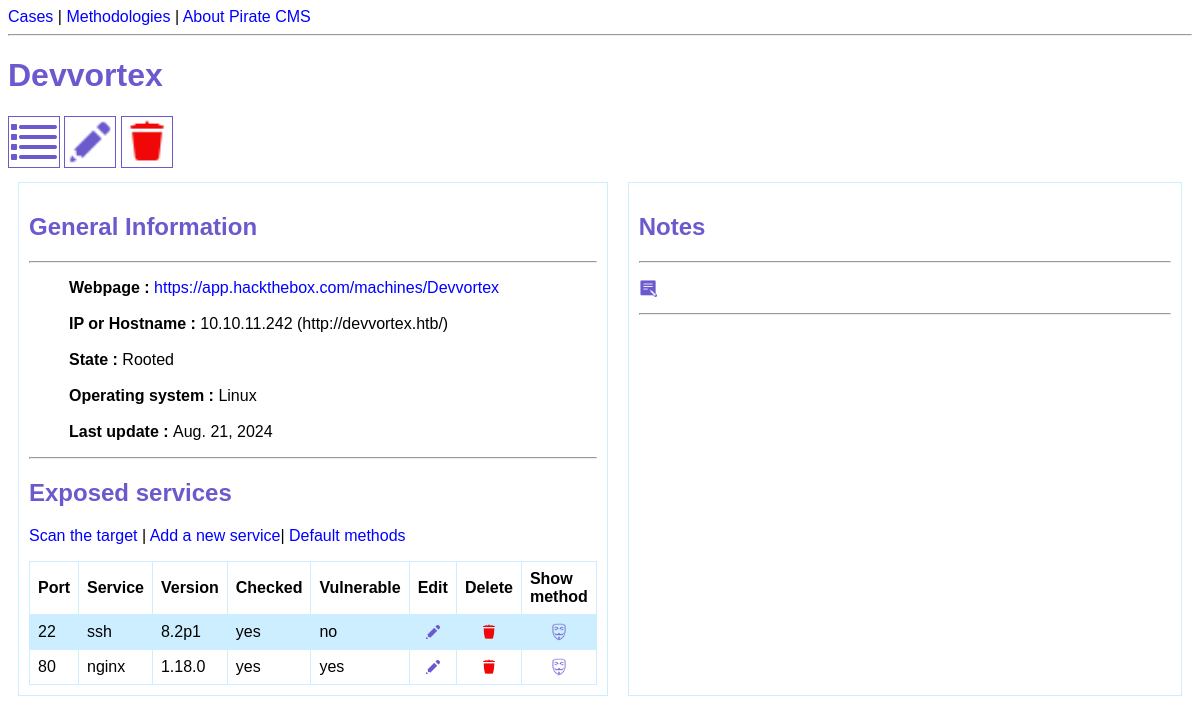
The page /cases/13/ on the database as committed earlier.
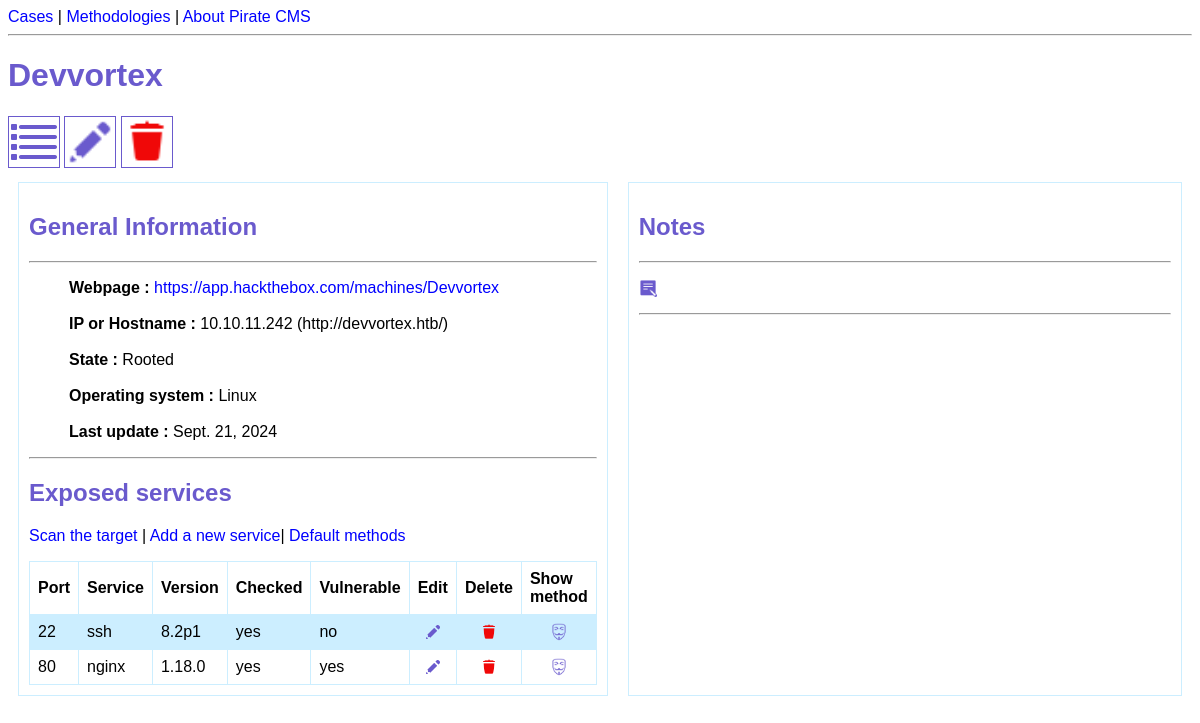
The same page on the database as committed later.
### cms/models.py (models this page shows, shortened)
class Case(models.Model):
    class State(models.TextChoices):
        ENUMERATION = 'Enumeration'
        FOOTHOLD = 'Foothold'
        PRIVESC = 'Privilege escalation'
        ROOTED = 'Rooted'
    class OperatingSystem(models.TextChoices):
        UNKNOWN = 'Unknown'
        LINUX = 'Linux'
        WINDOWS = 'Windows'
    class TypeTarget(models.TextChoices):
        CAPTURE_THE_FLAG = 'Capture the flag'
        BUG_BOUNTY = 'Bug bounty'
        IN_THE_WILD = 'In the wild'
        NOT_DEFINED = 'Not defined'
    name = models.fields.CharField(max_length=250, null=True)
    webpage = models.fields.URLField(null=True, blank=True)
    address = models.fields.CharField(max_length=250, null=True)
    description = models.fields.CharField(max_length=1000, null=True, blank=True)
    state = models.fields.CharField(choices=State.choices, max_length=20, default="Enumeration")
    OS = models.fields.CharField(choices=OperatingSystem.choices, max_length=10, default="Unknown")
    last_update = models.fields.DateField(null=True, default=date.today())
    type_of_target = models.fields.CharField(choices=TypeTarget.choices, max_length=20, default='Not defined')

### cms/views.py (the view)
# urls.py: path('cases/<int:id>/', views.case_detail, name='case-detail'),
def case_detail(request, id):
    case = Case.objects.get(id=id)
    services = Service.objects.filter(linked_case=case.id)
    notes = Note.objects.filter(linked_case=case.id)
    notes = notes.order_by('-id').values()
    if case.OS == 'Unknown':
        privesc = None
    else:
        privesc = Privesc.objects.get(os=case.OS)
    return render(request, 'cms/case_detail.html', {'case': case, 'services': services, 'notes': notes, 'privesc': privesc})

### cms/templates/cms/case_detail.html (shortened to what this page needs)
{% extends 'cms/base.html' %}
{% load static %}
{% block content %}
<h1>{{ case.name }}</h1>
<a href="{% url 'cases-list' %}">
    <img src="{% static 'cms/list_icon.png' %}" class="big_icons" title="Back to cases list">
</a>
<a href="{% url 'case-update' case.id %}">
    <img  src="{% static 'cms/edit_icon.png' %}" class="big_icons" title="Edit the case" width="50" height="50">
</a>
<a href="{% url 'case-delete' case.id %}">
    <img  src="{% static 'cms/delete_icon.png' %}" class="big_icons" title="Delete the case" width="50" height="50">
</a>
<div class="flex-container">
    <div style="flex-basis: 40%;">
        <h2>General Information</h2>
        <hr>
        <ul>
            <li><strong>Webpage : </strong><a href={{ case.webpage }} target="_blank">{{ case.webpage }}</a></li><br>
            <li><strong>IP or Hostname : </strong>{{ case.address }}</li><br>
            {% if case.state == 'Privilege escalation' %}
                <li><strong>State : </strong><a href="{% url 'privesc' privesc.id %}" target="_blank">{{ case.state }}</a></li><br>
            {% else %}
                <li><strong>State : </strong>{{ case.state }}</li><br>
            {% endif %}
            <li><strong>Operating system : </strong>{{ case.OS }}</li><br>
            <li><strong>Last update : </strong>{{ case.last_update }}</li>
        </ul>
        <hr>
        <h2>Exposed services</h2>
        <p><a href="">Scan the target </a>|<a href="{% url 'add-service' case.id %}"> Add a new service</a>|<a href="{% url 'default-method' %}" target="_blank"> Default methods</a></p>
        <table>
            <tr>
                <th>Port</th>
                <th>Service</th>
                <th>Version</th>
                <th>Checked</th>
                <th>Vulnerable</th>
                <th>Edit</th>
                <th>Delete</th>
                <th>Show method</th>
            </tr>
            {% for service in services %}
            <tr>
                <td>{{ service.port }}</td>
                <td>{{ service.name }}</td>
                <td>{{ service.version }}</td>
                <td>{{ service.checked|yesno }}</td>
                <td>{{ service.vulnerable|yesno }}</td>
                <td style="text-align: center;">
                    <a href="{% url 'update-service' service.id %}">
                        <img src="{% static 'cms/edit_icon.png' %}" width="18" height="18" title="Edit">
                    </a>
                </td>
                <td style="text-align: center;">
                    <a href="{% url 'delete-service' service.id %}">
                        <img src="{% static 'cms/delete_icon.png' %}" width="18" height="18" title="Delete">
                    </a>
                </td>
                <td style="text-align: center;">
                    <a href="{% url 'methodology-detail' service.linked_methodology.id %}" target="_blank">
                        <img src="{% static 'cms/method_icon.png' %}" width="18" height="18" title="Show">
                    </a>
                </td>
            </tr>
            {% endfor %}
        </table>
    </div>
    <div style="flex-basis: 60%;">
        <h2>Notes</h2>
        <hr>
        <p><a href="{% url 'add-note' case.id %}">
                <img src="{% static 'cms/note_icon.png' %}" width="18" height="18" title="Write a new note">
            </a></p>
        <p>
            <hr class="note_sep">
        </p>
    </div>
</div>
{% endblock %}

Rows that differ between the two databases and show on the page:
changed Case "Devvortex": last_update "Aug. 21, 2024" → "Sept. 21, 2024"
